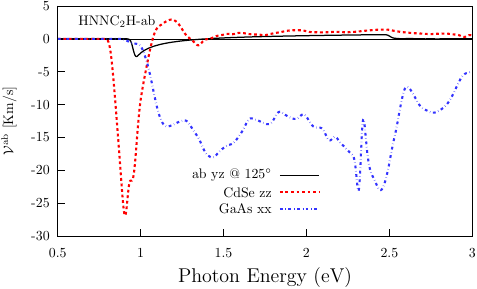

This chart was generated by the following gnuplot code:
set terminal mp color dashed latex 11

set colors classic

set zeroaxis lw 1.5
set xlabel '{\Large Photon Energy (eV)}'
set xrange [0.5:3.0]
set xtics nomirror
set ytics nomirror

set label 'HNNC$_{2}$H-ab' at graph 0.05 , 0.93

pf=29.98        # prefactor
sl=299792.458   # speed of light
f=pf*sl

################################################################################

set key at graph 0.65, 0.30 samplen 4
set ylabel '$\mathcal{V}^{\mathrm{ab}}$ [Km/s]'
set output "hnbGh-ab-vab-comp.mp"
p   '../hnbGh-ab-res-0-4-2001pts/v.sm_0.03_yz_14452_75-spin_scissor_0_Nc_32_ang_125'    u 1:($2*f) w l lw 1.5 dt 1 t 'ab yz @ 125$^{\circ}$' ,\
    '../../cdse/cdse-res-0-4-2001pts/v.sm_0.03_zz_3234_15-spin_scissor_0_Nc_16_ang_00'  u 1:($2*f)  w l lw 2.5 dt 2 t 'CdSe zz' ,\
    '../../gaas/gaas-res-0-4-2001pts/v.sm_0.03_xx_5216_15-spin_scissor_0_Nc_24_ang_00'  u 1:($2*f)  w l lw 2.5 dt 3 t 'GaAs xx' 













